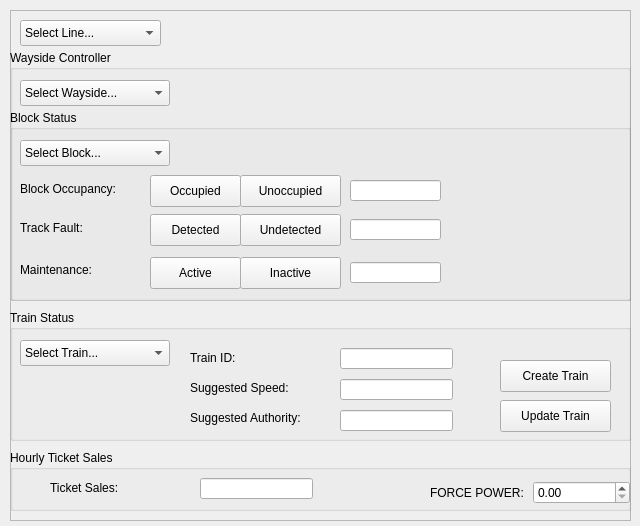
<?xml version="1.0" encoding="UTF-8"?>
<ui version="4.0">
 <class>AdminModule</class>
 <widget class="QMainWindow" name="AdminModule">
  <property name="geometry">
   <rect>
    <x>0</x>
    <y>0</y>
    <width>640</width>
    <height>526</height>
   </rect>
  </property>
  <property name="maximumSize">
   <size>
    <width>1280</width>
    <height>720</height>
   </size>
  </property>
  <property name="font">
   <font>
    <family>Arial</family>
   </font>
  </property>
  <property name="contextMenuPolicy">
   <enum>Qt::NoContextMenu</enum>
  </property>
  <property name="windowTitle">
   <string>Admin</string>
  </property>
  <widget class="QWidget" name="main_widget">
   <widget class="QFrame" name="line_box">
    <property name="geometry">
     <rect>
      <x>10</x>
      <y>10</y>
      <width>621</width>
      <height>511</height>
     </rect>
    </property>
    <property name="font">
     <font>
      <family>Arial</family>
     </font>
    </property>
    <property name="frameShape">
     <enum>QFrame::StyledPanel</enum>
    </property>
    <property name="frameShadow">
     <enum>QFrame::Raised</enum>
    </property>
    <widget class="QComboBox" name="line_selection_dropdown">
     <property name="geometry">
      <rect>
       <x>10</x>
       <y>10</y>
       <width>141</width>
       <height>26</height>
      </rect>
     </property>
     <property name="font">
      <font>
       <family>Arial</family>
      </font>
     </property>
     <property name="maxVisibleItems">
      <number>10</number>
     </property>
     <property name="maxCount">
      <number>4</number>
     </property>
     <item>
      <property name="text">
       <string>Select Line...</string>
      </property>
     </item>
     <item>
      <property name="text">
       <string>Red Line</string>
      </property>
     </item>
     <item>
      <property name="text">
       <string>Green Line</string>
      </property>
     </item>
    </widget>
    <widget class="QGroupBox" name="wayside_box">
     <property name="geometry">
      <rect>
       <x>0</x>
       <y>40</y>
       <width>621</width>
       <height>251</height>
      </rect>
     </property>
     <property name="font">
      <font>
       <family>Arial</family>
      </font>
     </property>
     <property name="title">
      <string>Wayside Controller</string>
     </property>
     <widget class="QComboBox" name="wayside_selection_dropdown">
      <property name="geometry">
       <rect>
        <x>10</x>
        <y>30</y>
        <width>150</width>
        <height>26</height>
       </rect>
      </property>
      <property name="font">
       <font>
        <family>Arial</family>
       </font>
      </property>
      <property name="maxCount">
       <number>50</number>
      </property>
      <item>
       <property name="text">
        <string>Select Wayside...</string>
       </property>
      </item>
      <item>
       <property name="text">
        <string>Wayside 1</string>
       </property>
      </item>
      <item>
       <property name="text">
        <string>Wayside 2</string>
       </property>
      </item>
     </widget>
     <widget class="QGroupBox" name="block_box">
      <property name="geometry">
       <rect>
        <x>0</x>
        <y>60</y>
        <width>621</width>
        <height>191</height>
       </rect>
      </property>
      <property name="font">
       <font>
        <family>Arial</family>
       </font>
      </property>
      <property name="title">
       <string>Block Status</string>
      </property>
      <widget class="QLabel" name="block_occupancy_label">
       <property name="geometry">
        <rect>
         <x>10</x>
         <y>71</y>
         <width>131</width>
         <height>16</height>
        </rect>
       </property>
       <property name="text">
        <string>Block Occupancy:</string>
       </property>
      </widget>
      <widget class="QLabel" name="track_fault_label">
       <property name="geometry">
        <rect>
         <x>10</x>
         <y>110</y>
         <width>131</width>
         <height>16</height>
        </rect>
       </property>
       <property name="text">
        <string>Track Fault:</string>
       </property>
      </widget>
      <widget class="QLabel" name="maintenance_label">
       <property name="geometry">
        <rect>
         <x>10</x>
         <y>152</y>
         <width>131</width>
         <height>16</height>
        </rect>
       </property>
       <property name="text">
        <string>Maintenance:</string>
       </property>
      </widget>
      <widget class="QPushButton" name="block_occupancy_occupied_button">
       <property name="geometry">
        <rect>
         <x>140</x>
         <y>65</y>
         <width>91</width>
         <height>32</height>
        </rect>
       </property>
       <property name="text">
        <string>Occupied</string>
       </property>
      </widget>
      <widget class="QLineEdit" name="block_occupancy_value">
       <property name="geometry">
        <rect>
         <x>340</x>
         <y>70</y>
         <width>91</width>
         <height>21</height>
        </rect>
       </property>
       <property name="text">
        <string/>
       </property>
       <property name="maxLength">
        <number>10</number>
       </property>
       <property name="alignment">
        <set>Qt::AlignCenter</set>
       </property>
       <property name="readOnly">
        <bool>true</bool>
       </property>
      </widget>
      <widget class="QPushButton" name="block_occupancy_unoccupied_button">
       <property name="geometry">
        <rect>
         <x>230</x>
         <y>65</y>
         <width>101</width>
         <height>32</height>
        </rect>
       </property>
       <property name="text">
        <string>Unoccupied</string>
       </property>
      </widget>
      <widget class="QPushButton" name="track_fault_undetected_button">
       <property name="geometry">
        <rect>
         <x>230</x>
         <y>104</y>
         <width>101</width>
         <height>32</height>
        </rect>
       </property>
       <property name="text">
        <string>Undetected</string>
       </property>
      </widget>
      <widget class="QLineEdit" name="track_fault_value">
       <property name="geometry">
        <rect>
         <x>340</x>
         <y>109</y>
         <width>91</width>
         <height>21</height>
        </rect>
       </property>
       <property name="text">
        <string/>
       </property>
       <property name="maxLength">
        <number>10</number>
       </property>
       <property name="alignment">
        <set>Qt::AlignCenter</set>
       </property>
       <property name="readOnly">
        <bool>true</bool>
       </property>
      </widget>
      <widget class="QPushButton" name="track_fault_detected_button">
       <property name="geometry">
        <rect>
         <x>140</x>
         <y>104</y>
         <width>91</width>
         <height>32</height>
        </rect>
       </property>
       <property name="text">
        <string>Detected</string>
       </property>
      </widget>
      <widget class="QPushButton" name="maintenance_inactive_button">
       <property name="geometry">
        <rect>
         <x>230</x>
         <y>147</y>
         <width>101</width>
         <height>32</height>
        </rect>
       </property>
       <property name="text">
        <string>Inactive</string>
       </property>
      </widget>
      <widget class="QLineEdit" name="maintenance_value">
       <property name="geometry">
        <rect>
         <x>340</x>
         <y>152</y>
         <width>91</width>
         <height>21</height>
        </rect>
       </property>
       <property name="text">
        <string/>
       </property>
       <property name="maxLength">
        <number>10</number>
       </property>
       <property name="alignment">
        <set>Qt::AlignCenter</set>
       </property>
       <property name="readOnly">
        <bool>true</bool>
       </property>
      </widget>
      <widget class="QPushButton" name="maintenance_active_button">
       <property name="geometry">
        <rect>
         <x>140</x>
         <y>147</y>
         <width>91</width>
         <height>32</height>
        </rect>
       </property>
       <property name="text">
        <string>Active</string>
       </property>
      </widget>
      <widget class="QComboBox" name="block_selection_dropdown">
       <property name="geometry">
        <rect>
         <x>10</x>
         <y>30</y>
         <width>150</width>
         <height>26</height>
        </rect>
       </property>
       <property name="font">
        <font>
         <family>Arial</family>
        </font>
       </property>
       <property name="maxCount">
        <number>200</number>
       </property>
       <item>
        <property name="text">
         <string>Select Block...</string>
        </property>
       </item>
      </widget>
     </widget>
    </widget>
    <widget class="QGroupBox" name="train_box">
     <property name="geometry">
      <rect>
       <x>0</x>
       <y>300</y>
       <width>621</width>
       <height>131</height>
      </rect>
     </property>
     <property name="font">
      <font>
       <family>Arial</family>
      </font>
     </property>
     <property name="title">
      <string>Train Status</string>
     </property>
     <widget class="QPushButton" name="create_train_button">
      <property name="geometry">
       <rect>
        <x>490</x>
        <y>50</y>
        <width>111</width>
        <height>32</height>
       </rect>
      </property>
      <property name="text">
       <string>Create Train</string>
      </property>
     </widget>
     <widget class="QLineEdit" name="speed_value">
      <property name="geometry">
       <rect>
        <x>330</x>
        <y>69</y>
        <width>113</width>
        <height>21</height>
       </rect>
      </property>
     </widget>
     <widget class="QLabel" name="speed_label">
      <property name="geometry">
       <rect>
        <x>180</x>
        <y>70</y>
        <width>131</width>
        <height>16</height>
       </rect>
      </property>
      <property name="text">
       <string>Suggested Speed:</string>
      </property>
     </widget>
     <widget class="QLabel" name="authority_label">
      <property name="geometry">
       <rect>
        <x>180</x>
        <y>100</y>
        <width>131</width>
        <height>16</height>
       </rect>
      </property>
      <property name="text">
       <string>Suggested Authority:</string>
      </property>
     </widget>
     <widget class="QLineEdit" name="train_id_value">
      <property name="geometry">
       <rect>
        <x>330</x>
        <y>38</y>
        <width>113</width>
        <height>21</height>
       </rect>
      </property>
     </widget>
     <widget class="QLineEdit" name="authority_value">
      <property name="geometry">
       <rect>
        <x>330</x>
        <y>100</y>
        <width>113</width>
        <height>21</height>
       </rect>
      </property>
     </widget>
     <widget class="QLabel" name="train_id_label">
      <property name="geometry">
       <rect>
        <x>180</x>
        <y>40</y>
        <width>131</width>
        <height>16</height>
       </rect>
      </property>
      <property name="text">
       <string>Train ID:</string>
      </property>
     </widget>
     <widget class="QComboBox" name="train_selection_dropdown">
      <property name="geometry">
       <rect>
        <x>10</x>
        <y>30</y>
        <width>150</width>
        <height>26</height>
       </rect>
      </property>
      <property name="font">
       <font>
        <family>Arial</family>
       </font>
      </property>
      <property name="maxCount">
       <number>200</number>
      </property>
      <item>
       <property name="text">
        <string>Select Train...</string>
       </property>
      </item>
     </widget>
     <widget class="QPushButton" name="update_train_button">
      <property name="geometry">
       <rect>
        <x>490</x>
        <y>90</y>
        <width>111</width>
        <height>32</height>
       </rect>
      </property>
      <property name="text">
       <string>Update Train</string>
      </property>
     </widget>
    </widget>
    <widget class="QGroupBox" name="ticket_sales">
     <property name="geometry">
      <rect>
       <x>0</x>
       <y>440</y>
       <width>621</width>
       <height>61</height>
      </rect>
     </property>
     <property name="title">
      <string>Hourly Ticket Sales</string>
     </property>
     <widget class="QLineEdit" name="ticket_sales_input">
      <property name="geometry">
       <rect>
        <x>190</x>
        <y>28</y>
        <width>113</width>
        <height>21</height>
       </rect>
      </property>
      <property name="text">
       <string/>
      </property>
     </widget>
     <widget class="QLabel" name="ticket_sales_label">
      <property name="geometry">
       <rect>
        <x>40</x>
        <y>30</y>
        <width>131</width>
        <height>16</height>
       </rect>
      </property>
      <property name="text">
       <string>Ticket Sales:</string>
      </property>
     </widget>
     <widget class="QWidget" name="">
      <property name="geometry">
       <rect>
        <x>420</x>
        <y>30</y>
        <width>200</width>
        <height>26</height>
       </rect>
      </property>
      <layout class="QHBoxLayout" name="horizontalLayout">
       <item>
        <widget class="QLabel" name="label">
         <property name="text">
          <string>FORCE POWER:</string>
         </property>
        </widget>
       </item>
       <item>
        <widget class="QDoubleSpinBox" name="adminPower">
         <property name="maximum">
          <double>120000.000000000000000</double>
         </property>
        </widget>
       </item>
      </layout>
     </widget>
    </widget>
   </widget>
  </widget>
 </widget>
 <resources/>
 <connections/>
</ui>
